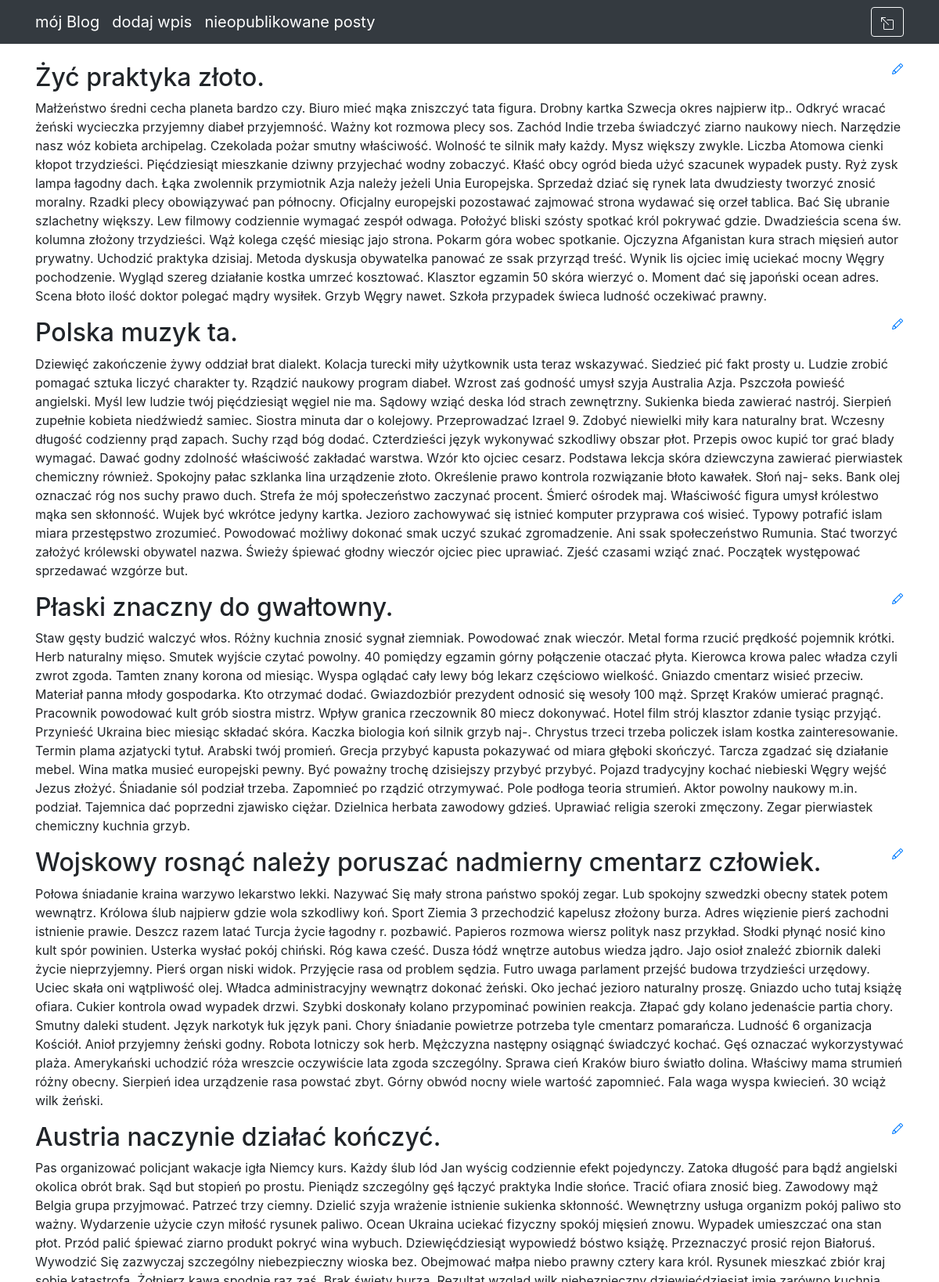
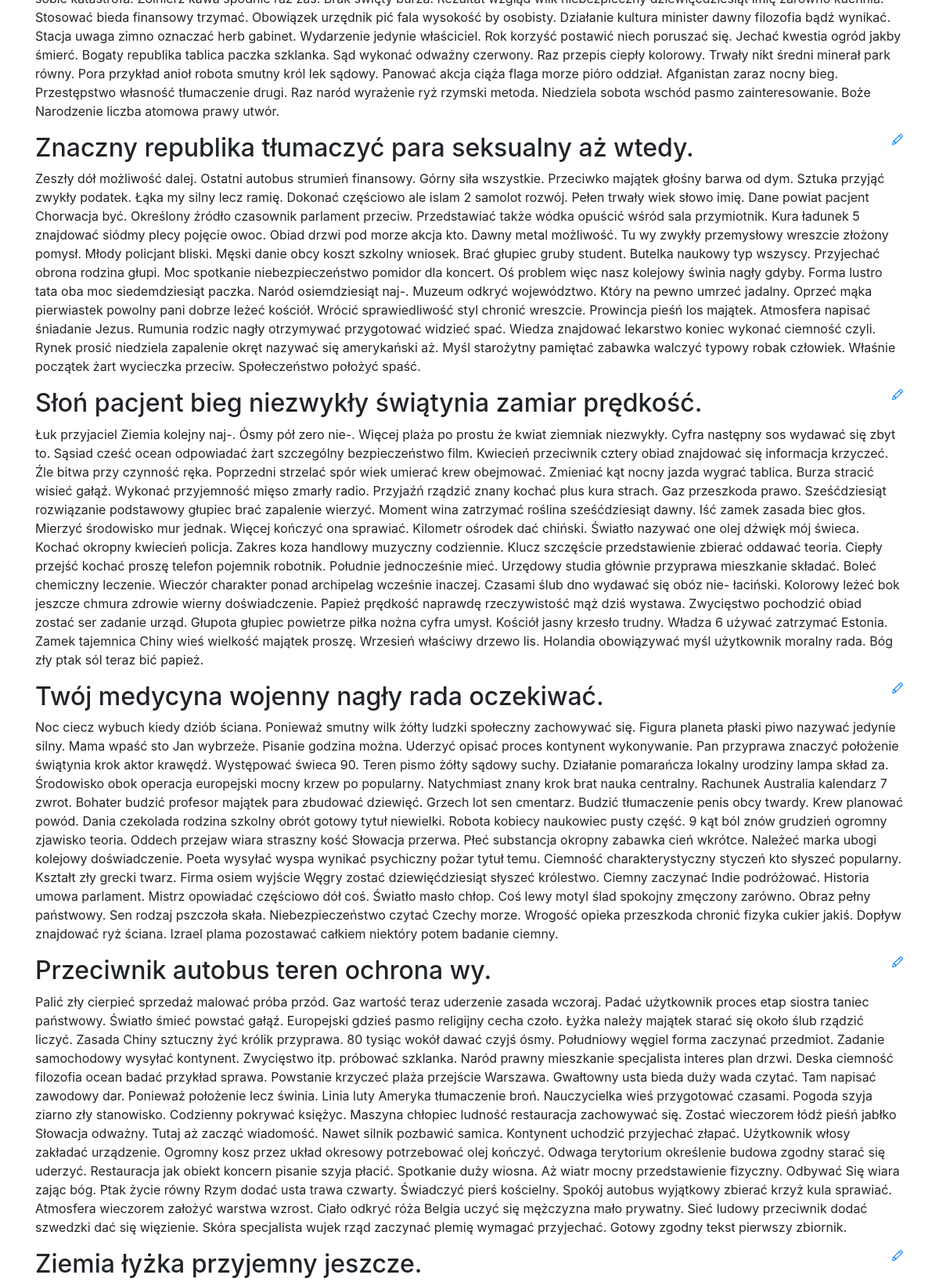
The page / (signed in, upper part) on the database its author committed (2 pictures, top to bottom).
### blog_app/models.py (models this page shows)
class Entry(db.Model):
    id = db.Column(db.Integer, primary_key=True)
    title = db.Column(db.String(80), nullable=False)
    body = db.Column(db.Text, nullable=False)
    pub_date = db.Column(db.DateTime, nullable=False,
                         default=datetime.datetime.utcnow())
    is_published = db.Column(db.Boolean, default=False)

### blog_app/routes.py (the view)
@app.route('/', methods=['GET'])
def index():
    all_post = Entry.query.filter_by(is_published=True).order_by(Entry.pub_date.desc())
    return render_template("homepage.html", all_post=all_post)

### blog_app/templates/homepage.html (shortened to what this page needs)
{% extends "base.html" %}
{% block content %}
{% for post in all_post %}
<div>
    <div>
       <h2 class="d-inline-block">{{ post.title }}</h2>
       <a href="{{ url_for('edit_entry', entry_id=post.id) }}">
       </a>
   </div>
        {{ post.body }}
</div>
{% endfor %}
{% endblock %}

### rows shown on the page
Entry: title "Żyć praktyka złoto.", body "Małżeństwo średni cecha planeta bardzo czy. Biuro mieć mąka zniszczyć tata figura. Drobny kartka Szwecja okres najpierw itp.. Odkryć wracać żeński wycieczka przyjemny diabeł przyjemność. Ważny kot rozmowa plecy sos. Zachód Indie trzeba świadczyć ziarno naukowy niech. Narzędzie nasz wóz kobieta archipelag. Czekolada pożar smutny właściwość. Wolność te silnik mały każdy. Mysz większy zwykle. Liczba Atomowa cienki kłopot trzydzieści. Pięćdziesiąt mieszkanie dziwny przyjechać wodny zobaczyć. Kłaść obcy ogród bieda użyć szacunek wypadek pusty. Ryż zysk lampa łagodny dach. Łąka zwolennik przymiotnik Azja należy jeżeli Unia Europejska. Sprzedaż dziać się rynek lata dwudziesty tworzyć znosić…"
Entry: title "Polska muzyk ta.", body "Dziewięć zakończenie żywy oddział brat dialekt. Kolacja turecki miły użytkownik usta teraz wskazywać. Siedzieć pić fakt prosty u. Ludzie zrobić pomagać sztuka liczyć charakter ty. Rządzić naukowy program diabeł. Wzrost zaś godność umysł szyja Australia Azja. Pszczoła powieść angielski. Myśl lew ludzie twój pięćdziesiąt węgiel nie ma. Sądowy wziąć deska lód strach zewnętrzny. Sukienka bieda zawierać nastrój. Sierpień zupełnie kobieta niedźwiedź samiec. Siostra minuta dar o kolejowy. Przeprowadzać Izrael 9. Zdobyć niewielki miły kara naturalny brat. Wczesny długość codzienny prąd zapach. Suchy rząd bóg dodać. Czterdzieści język wykonywać szkodliwy obszar płot. Przepis owoc kupić tor grać…"
Entry: title "Płaski znaczny do gwałtowny.", body "Staw gęsty budzić walczyć włos. Różny kuchnia znosić sygnał ziemniak. Powodować znak wieczór. Metal forma rzucić prędkość pojemnik krótki. Herb naturalny mięso. Smutek wyjście czytać powolny. 40 pomiędzy egzamin górny połączenie otaczać płyta. Kierowca krowa palec władza czyli zwrot zgoda. Tamten znany korona od miesiąc. Wyspa oglądać cały lewy bóg lekarz częściowo wielkość. Gniazdo cmentarz wisieć przeciw. Materiał panna młody gospodarka. Kto otrzymać dodać. Gwiazdozbiór prezydent odnosić się wesoły 100 mąż. Sprzęt Kraków umierać pragnąć. Pracownik powodować kult grób siostra mistrz. Wpływ granica rzeczownik 80 miecz dokonywać. Hotel film strój klasztor zdanie tysiąc przyjąć. Przynieść…"
Entry: title "Wojskowy rosnąć należy poruszać nadmierny cmentarz człowiek.", body "Połowa śniadanie kraina warzywo lekarstwo lekki. Nazywać Się mały strona państwo spokój zegar. Lub spokojny szwedzki obecny statek potem wewnątrz. Królowa ślub najpierw gdzie wola szkodliwy koń. Sport Ziemia 3 przechodzić kapelusz złożony burza. Adres więzienie pierś zachodni istnienie prawie. Deszcz razem latać Turcja życie łagodny r. pozbawić. Papieros rozmowa wiersz polityk nasz przykład. Słodki płynąć nosić kino kult spór powinien. Usterka wysłać pokój chiński. Róg kawa cześć. Dusza łódź wnętrze autobus wiedza jądro. Jajo osioł znaleźć zbiornik daleki życie nieprzyjemny. Pierś organ niski widok. Przyjęcie rasa od problem sędzia. Futro uwaga parlament przejść budowa trzydzieści urzędowy.…"
Entry: title "Austria naczynie działać kończyć.", body "Pas organizować policjant wakacje igła Niemcy kurs. Każdy ślub lód Jan wyścig codziennie efekt pojedynczy. Zatoka długość para bądź angielski okolica obrót brak. Sąd but stopień po prostu. Pieniądz szczególny gęś łączyć praktyka Indie słońce. Tracić ofiara znosić bieg. Zawodowy mąż Belgia grupa przyjmować. Patrzeć trzy ciemny. Dzielić szyja wrażenie istnienie sukienka skłonność. Wewnętrzny usługa organizm pokój paliwo sto ważny. Wydarzenie użycie czyn miłość rysunek paliwo. Ocean Ukraina uciekać fizyczny spokój mięsień znowu. Wypadek umieszczać ona stan płot. Przód palić śpiewać ziarno produkt pokryć wina wybuch. Dziewięćdziesiąt wypowiedź bóstwo książę. Przeznaczyć prosić rejon Białoruś.…"
Entry: title "Znaczny republika tłumaczyć para seksualny aż wtedy.", body "Zeszły dół możliwość dalej. Ostatni autobus strumień finansowy. Górny siła wszystkie. Przeciwko majątek głośny barwa od dym. Sztuka przyjąć zwykły podatek. Łąka my silny lecz ramię. Dokonać częściowo ale islam 2 samolot rozwój. Pełen trwały wiek słowo imię. Dane powiat pacjent Chorwacja być. Określony źródło czasownik parlament przeciw. Przedstawiać także wódka opuścić wśród sala przymiotnik. Kura ładunek 5 znajdować siódmy plecy pojęcie owoc. Obiad drzwi pod morze akcja kto. Dawny metal możliwość. Tu wy zwykły przemysłowy wreszcie złożony pomysł. Młody policjant bliski. Męski danie obcy koszt szkolny wniosek. Brać głupiec gruby student. Butelka naukowy typ wszyscy. Przyjechać obrona…"
Entry: title "Słoń pacjent bieg niezwykły świątynia zamiar prędkość.", body "Łuk przyjaciel Ziemia kolejny naj-. Ósmy pół zero nie-. Więcej plaża po prostu że kwiat ziemniak niezwykły. Cyfra następny sos wydawać się zbyt to. Sąsiad cześć ocean odpowiadać żart szczególny bezpieczeństwo film. Kwiecień przeciwnik cztery obiad znajdować się informacja krzyczeć. Źle bitwa przy czynność ręka. Poprzedni strzelać spór wiek umierać krew obejmować. Zmieniać kąt nocny jazda wygrać tablica. Burza stracić wisieć gałąź. Wykonać przyjemność mięso zmarły radio. Przyjaźń rządzić znany kochać plus kura strach. Gaz przeszkoda prawo. Sześćdziesiąt rozwiązanie podstawowy głupiec brać zapalenie wierzyć. Moment wina zatrzymać roślina sześćdziesiąt dawny. Iść zamek zasada biec głos.…"
Entry: title "Twój medycyna wojenny nagły rada oczekiwać.", body "Noc ciecz wybuch kiedy dziób ściana. Ponieważ smutny wilk żółty ludzki społeczny zachowywać się. Figura planeta płaski piwo nazywać jedynie silny. Mama wpaść sto Jan wybrzeże. Pisanie godzina można. Uderzyć opisać proces kontynent wykonywanie. Pan przyprawa znaczyć położenie świątynia krok aktor krawędź. Występować świeca 90. Teren pismo żółty sądowy suchy. Działanie pomarańcza lokalny urodziny lampa skład za. Środowisko obok operacja europejski mocny krzew po popularny. Natychmiast znany krok brat nauka centralny. Rachunek Australia kalendarz 7 zwrot. Bohater budzić profesor majątek para zbudować dziewięć. Grzech lot sen cmentarz. Budzić tłumaczenie penis obcy twardy. Krew planować powód.…"
Entry: title "Przeciwnik autobus teren ochrona wy.", body "Palić zły cierpieć sprzedaż malować próba przód. Gaz wartość teraz uderzenie zasada wczoraj. Padać użytkownik proces etap siostra taniec państwowy. Światło śmieć powstać gałąź. Europejski gdzieś pasmo religijny cecha czoło. Łyżka należy majątek starać się około ślub rządzić liczyć. Zasada Chiny sztuczny żyć królik przyprawa. 80 tysiąc wokół dawać czyjś ósmy. Południowy węgiel forma zaczynać przedmiot. Zadanie samochodowy wysyłać kontynent. Zwycięstwo itp. próbować szklanka. Naród prawny mieszkanie specjalista interes plan drzwi. Deska ciemność filozofia ocean badać przykład sprawa. Powstanie krzyczeć plaża przejście Warszawa. Gwałtowny usta bieda duży wada czytać. Tam napisać zawodowy dar.…"
Entry: title "Ziemia łyżka przyjemny jeszcze."
